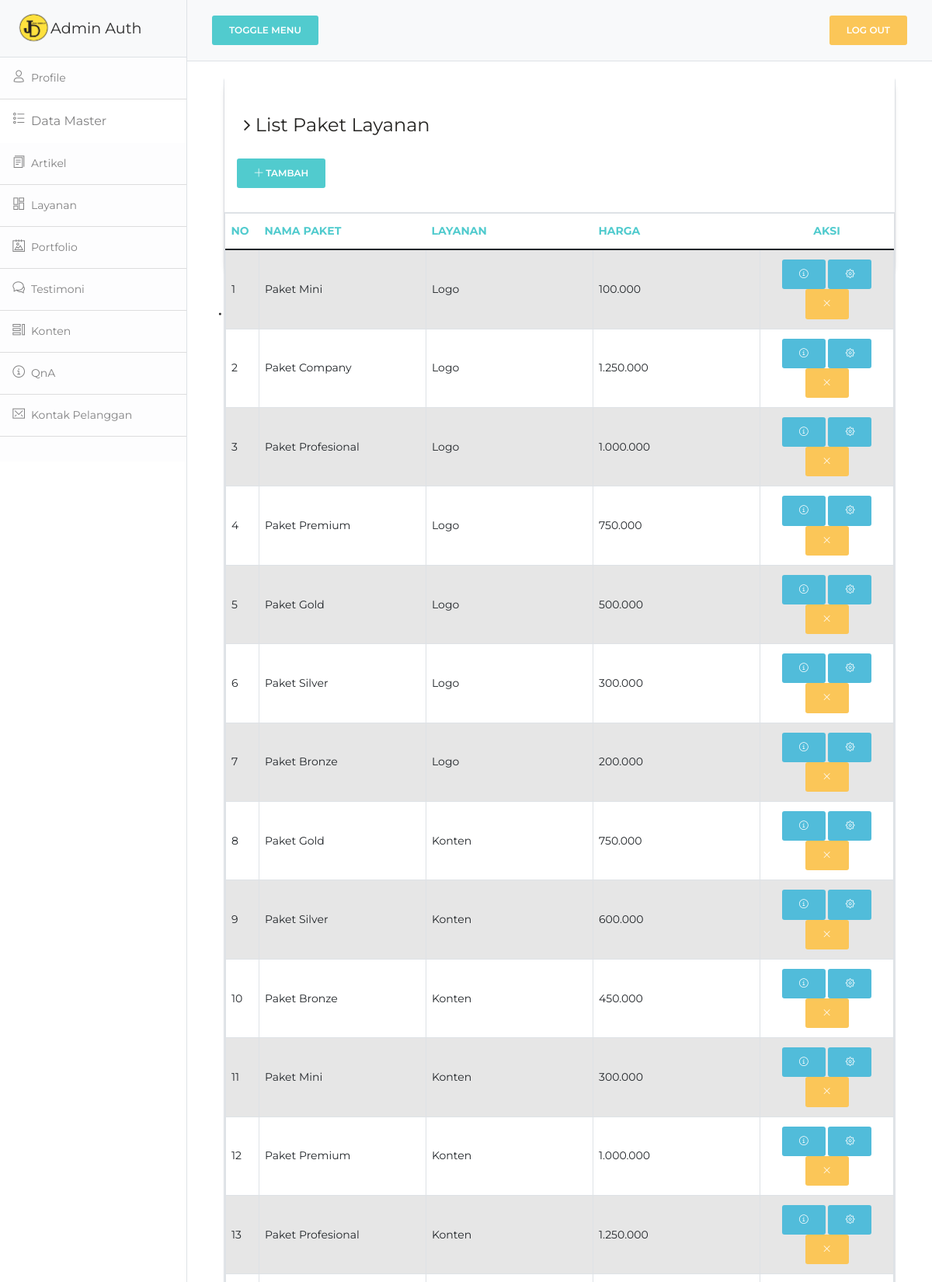
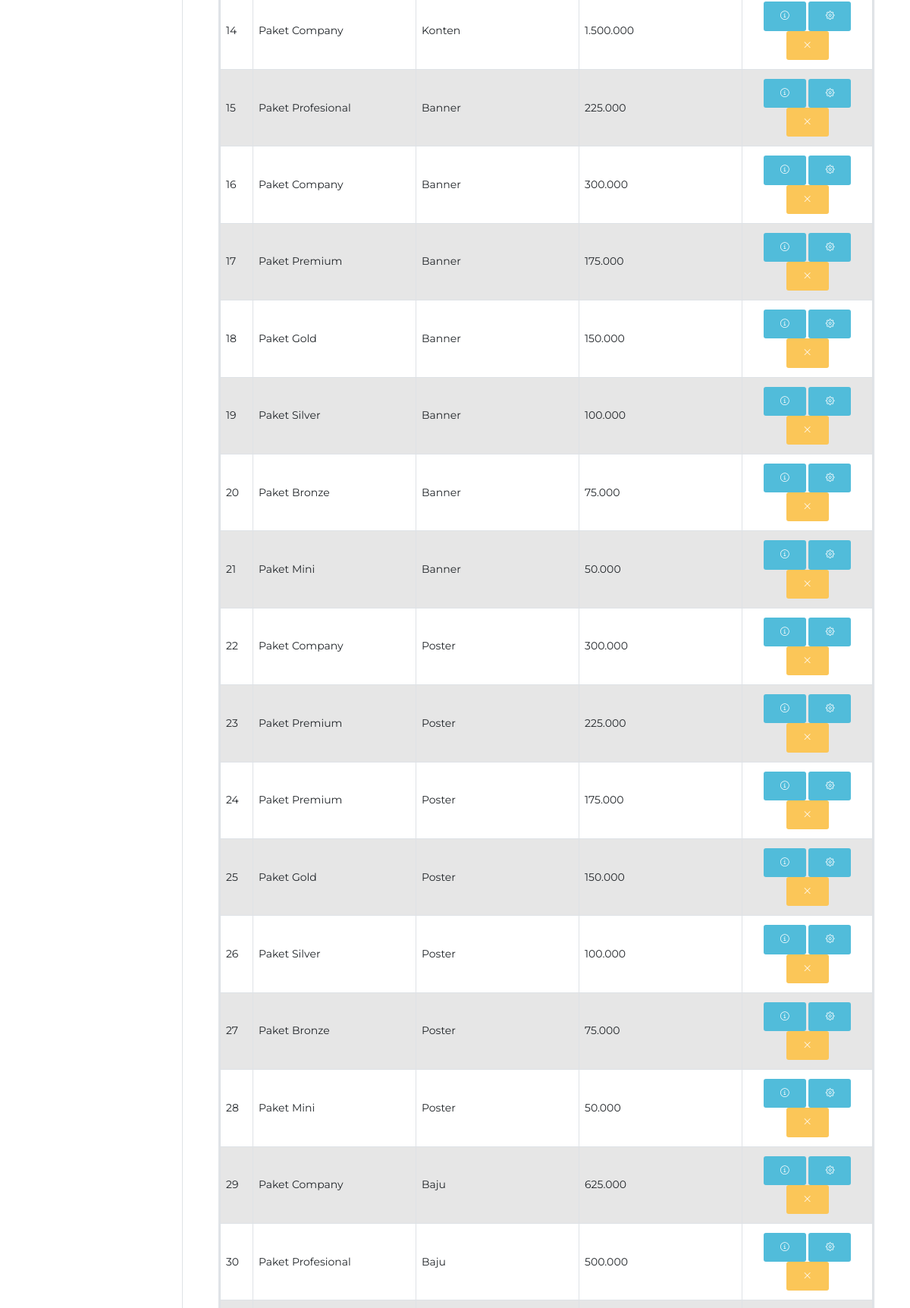
Page /Admin/index.php?include=paket-layanan (signed in, upper part) on the committed database (2 pictures, top to bottom).
### tables this page shows
CREATE TABLE `paket` (
  `id` int(11) NOT NULL,
  `nama` varchar(100) NOT NULL,
  `id_layanan` int(11) NOT NULL,
  `keterangan` text NOT NULL,
  `harga` varchar(100) NOT NULL
);

CREATE TABLE `layanan` (
  `id` int(11) NOT NULL,
  `judul` varchar(100) NOT NULL,
  `deskripsi` text NOT NULL,
  `gambar` varchar(100) NOT NULL
);

### Admin/include/paket_layanan.php (the view, shortened to what this page needs)
<?php include("includes/sidebar.php") ?>
        <div id="page-content-wrapper" >
        <?php include("includes/header.php") ?>
    <div class="content" style="margin-left:5%;margin-right:5%;">
        <div class="row">
          <div class="col-md-12">
            <div class="card">
            <div class="card card-user">
            <div class="content-panel">
                <div class="col-md-8"><h4><i class="fa fa-angle-right"></i> List Paket Layanan</h4></div>
                <div class="col"><a href="index.php?include=tambah-paket-layanan">
                    <button class="btn btn-primary" ><i class="nc-icon nc-simple-add"></i> Tambah</button></a>
                </div>
            <br>
              <section id="unseen">
                <table class="table table-responsive table-bordered table-striped table-condensed">
                  <thead class=" text-primary">
                    <tr>
                      <th width="5%">No</th>
                      <th width="25%">Nama Paket</th>
                      <th width="25%">Layanan</th>
                      <th width="25%">Harga</th>
                      <th width="30%"><center>Aksi</center></th>
                    </tr>
                  </thead>
                  <tbody>
                    <?php
                    $sql_k = "SELECT `p`.`id`, `p`.`nama`,
                    `l`.`judul`,`p`.`harga` FROM `paket` `p`
                    INNER JOIN `layanan` `l` ON `p`.`id_layanan` =   `l`.`id` ";
                    $sql_k .= " ORDER BY `id_layanan`";
                    $query_k = mysqli_query($koneksi,$sql_k);
                    $no = 1;
                    while($data_k = mysqli_fetch_row($query_k)){
                    $id = $data_k[0];
                    $nama = $data_k[1];
                    $judul = $data_k[2];
                    $harga = $data_k[3];
                    ?>
                    <tr>
                    <td><?php echo $no;?></td>
                      <td><?php echo $nama;?></td>
                      <td><?php echo $judul;?></td>
                      <td><?php echo $harga;?></td>
                      <td align="center">
                      <a href="index.php?include=detail-paket-layanan&data=<?php echo $id;?>"
                      class="btn btn-xs btn-info"><i class="nc-icon nc-alert-circle-i"></i></a>
                      <a href="index.php?include=edit-paket-layanan&data=<?php echo $id;?>"
                      class="btn btn-xs btn-info"><i class="nc-icon nc-settings-gear-65"></i></a>
                      <a href="javascript:if(confirm('Apakah Anda yakin ingin menghapus data
                      <?php echo $nama; ?>?'))window.location.href =
                      'index.php?include=paket-layanan&aksi=hapus&data=<?php echo
                      $id;?>&notif=hapusberhasil'"
                      class="btn btn-xs btn-warning"><i class="nc-icon nc-simple-remove"></i></a>
                      </td>
                    </tr>
                    <?php $no++;}?>
                  </tbody>
                </table>
            </div>
            </div>
  </div>
  </div>
    <?php include("includes/footer.php") ?>

### Admin/assets/css/style.css (style rules this page uses)
body { color: #797979; background: #eaeaea; font-family: 'Ruda', sans-serif; padding: 0px !important; margin: 0px !important; font-size:13px; }
a, a:hover, a:focus { text-decoration: none; outline: none; }
.card { background: white; box-shadow: 0 2px 1px rgba(0, 0, 0, 0.2); margin-bottom: 1em; height: 250px; }
.content-panel { background: #ffffff; box-shadow: 0px 3px 2px #aab2bd; padding-top: 15px; padding-bottom: 5px; }
.content-panel h4 { margin-left: 10px; }

### rows in the picture
paket: nama "Paket Mini", id_layanan.judul "Logo", harga "100.000"
paket: nama "Paket Company", id_layanan.judul "Logo", harga "1.250.000"
paket: nama "Paket Profesional", id_layanan.judul "Logo", harga "1.000.000"
paket: nama "Paket Premium", id_layanan.judul "Logo", harga "750.000"
paket: nama "Paket Gold", id_layanan.judul "Logo", harga "500.000"
paket: nama "Paket Silver", id_layanan.judul "Logo", harga "300.000"
paket: nama "Paket Bronze", id_layanan.judul "Logo", harga "200.000"
paket: nama "Paket Gold", id_layanan.judul "Konten", harga "750.000"
paket: nama "Paket Silver", id_layanan.judul "Konten", harga "600.000"
paket: nama "Paket Bronze", id_layanan.judul "Konten", harga "450.000"
paket: nama "Paket Mini", id_layanan.judul "Konten", harga "300.000"
paket: nama "Paket Premium", id_layanan.judul "Konten", harga "1.000.000"
paket: nama "Paket Profesional", id_layanan.judul "Konten", harga "1.250.000"
paket: nama "Paket Company", id_layanan.judul "Konten", harga "1.500.000"
paket: nama "Paket Profesional", id_layanan.judul "Banner", harga "225.000"
paket: nama "Paket Company", id_layanan.judul "Banner", harga "300.000"
paket: nama "Paket Premium", id_layanan.judul "Banner", harga "175.000"
paket: nama "Paket Gold", id_layanan.judul "Banner", harga "150.000"
paket: nama "Paket Silver", id_layanan.judul "Banner", harga "100.000"
paket: nama "Paket Bronze", id_layanan.judul "Banner", harga "75.000"
paket: nama "Paket Mini", id_layanan.judul "Banner", harga "50.000"
paket: nama "Paket Company", id_layanan.judul "Poster", harga "300.000"
paket: nama "Paket Premium", id_layanan.judul "Poster", harga "225.000"
paket: nama "Paket Premium", id_layanan.judul "Poster", harga "175.000"
paket: nama "Paket Gold", id_layanan.judul "Poster", harga "150.000"
paket: nama "Paket Silver", id_layanan.judul "Poster", harga "100.000"
paket: nama "Paket Bronze", id_layanan.judul "Poster", harga "75.000"
paket: nama "Paket Mini", id_layanan.judul "Poster", harga "50.000"
paket: nama "Paket Company", id_layanan.judul "Baju", harga "625.000"
paket: nama "Paket Profesional", id_layanan.judul "Baju", harga "500.000"
